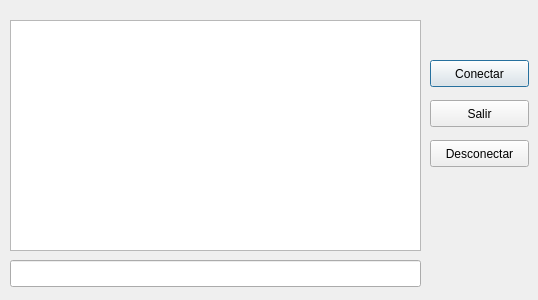
<?xml version="1.0" encoding="UTF-8"?>
<ui version="4.0">
 <class>ChatWindows</class>
 <widget class="QDialog" name="ChatWindows">
  <property name="geometry">
   <rect>
    <x>0</x>
    <y>0</y>
    <width>538</width>
    <height>300</height>
   </rect>
  </property>
  <property name="minimumSize">
   <size>
    <width>538</width>
    <height>300</height>
   </size>
  </property>
  <property name="maximumSize">
   <size>
    <width>538</width>
    <height>300</height>
   </size>
  </property>
  <property name="windowTitle">
   <string>ChatWindows</string>
  </property>
  <widget class="QLineEdit" name="lineEditTexTenv">
   <property name="geometry">
    <rect>
     <x>10</x>
     <y>260</y>
     <width>411</width>
     <height>27</height>
    </rect>
   </property>
  </widget>
  <widget class="QPlainTextEdit" name="plainTextEditrecive">
   <property name="geometry">
    <rect>
     <x>10</x>
     <y>20</y>
     <width>411</width>
     <height>231</height>
    </rect>
   </property>
   <property name="readOnly">
    <bool>true</bool>
   </property>
  </widget>
  <widget class="QPushButton" name="pushButtonDesconectar">
   <property name="geometry">
    <rect>
     <x>430</x>
     <y>140</y>
     <width>99</width>
     <height>27</height>
    </rect>
   </property>
   <property name="text">
    <string>Desconectar</string>
   </property>
   <property name="autoDefault">
    <bool>false</bool>
   </property>
  </widget>
  <widget class="QPushButton" name="pushButtonSalir">
   <property name="geometry">
    <rect>
     <x>430</x>
     <y>100</y>
     <width>99</width>
     <height>27</height>
    </rect>
   </property>
   <property name="text">
    <string>Salir</string>
   </property>
   <property name="autoDefault">
    <bool>false</bool>
   </property>
  </widget>
  <widget class="QPushButton" name="pushButtonConectar">
   <property name="geometry">
    <rect>
     <x>430</x>
     <y>60</y>
     <width>99</width>
     <height>27</height>
    </rect>
   </property>
   <property name="text">
    <string>Conectar</string>
   </property>
  </widget>
 </widget>
 <resources/>
 <connections/>
</ui>
